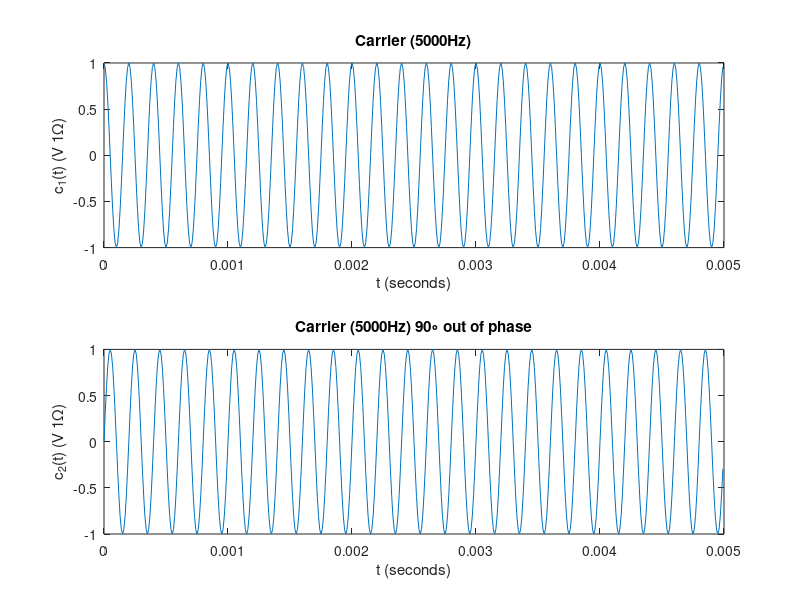
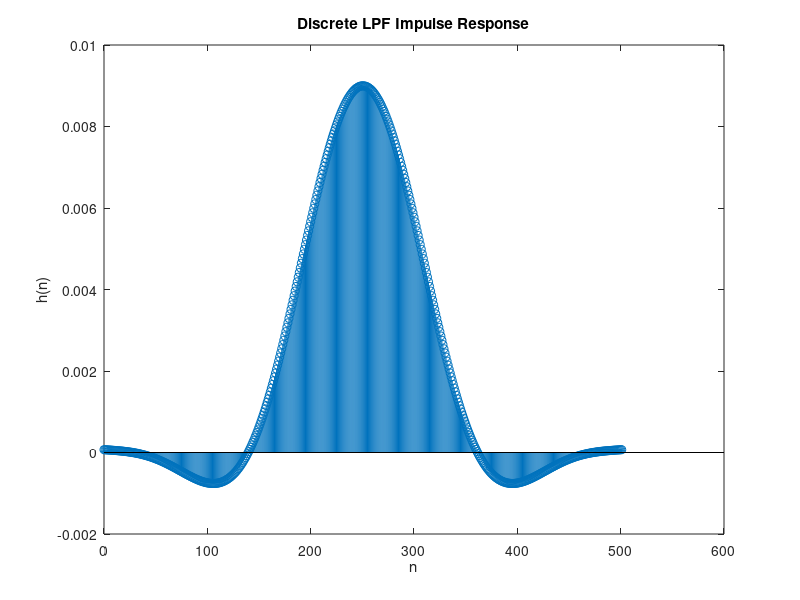
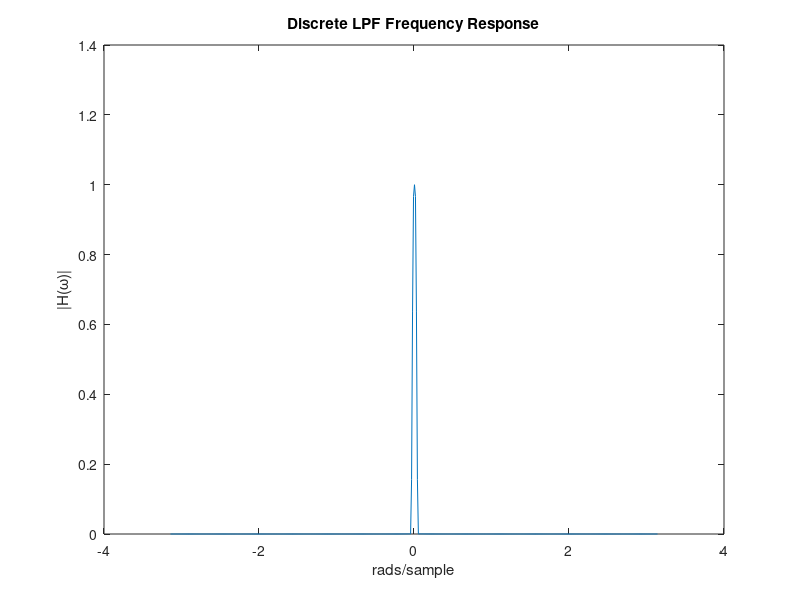
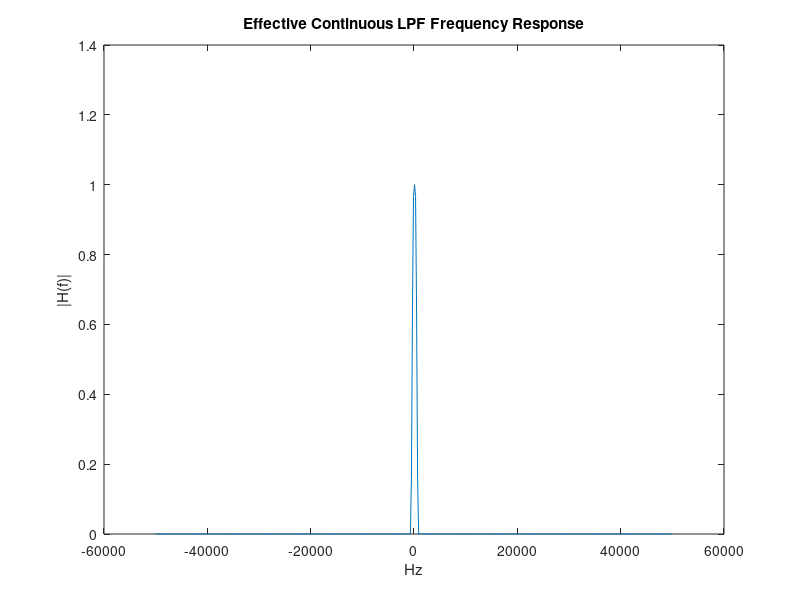

Reproduce these figures in MATLAB, in order.
%%%% Amplitude Modulation Simulation %%%%

clear 
close all
clc


%% Generate sampled 5000Hz Carrier 

% Set carrier frequency
carrier_freq = 5000;

% Set sampling frequency (must be > 2X highest frequency component in
% simulation)
sampling_frequency = 20*carrier_freq;
sampling_period = 1 / sampling_frequency;

% Set duration of simulation
num_samples = 10000;
total_time = sampling_period * num_samples;
time = linspace( 0, total_time, num_samples );

% Create carrier array
carrier = cos( 2 * pi * carrier_freq * time );

%generate other carrier - to demonstrate quadrature multiplexing
alt_carrier = sin( 2 * pi * carrier_freq * time);

% Plot carrier
figure
subplot(211);
plot( time(1:500), carrier(1:500) )
xlabel('t (seconds)')
ylabel('c_1(t) (V 1\Omega)')
title('Carrier (5000Hz)')

%plot carrier that is 90 degrees out of phase
subplot(212);
plot(time(1:500),alt_carrier(1:500));
xlabel('t (seconds)');
ylabel( 'c_2(t) (V 1\Omega)');
title('Carrier (5000Hz) 90\circ out of phase');


%% Generate LPF 

% Can also use fdatool.m
fir_length = 501;
message_freq_max = 500; % Hz
normalized_freq = message_freq_max / (sampling_frequency/2);
h = fir1( fir_length, normalized_freq );

% Plot impulse response
figure
stem( 0 : length(h)-1, h )
xlabel('n');
ylabel('h(n)');
title('Discrete LPF Impulse Response');

% Plot discrete frequency response
H = abs( fftshift( fft( h, min(length(h),1024) ) ) );
figure
plot( linspace(-pi,pi,length(H)), H )
xlabel('rads/sample');
ylabel('|H(\omega)|');
title('Discrete LPF Frequency Response');

% Plot effectice continuous frequency response
figure
plot( linspace(-sampling_frequency/2,sampling_frequency/2,length(H)), H )
xlabel('Hz');
ylabel('|H(f)|');
title('Effective Continuous LPF Frequency Response');

%% Generate message bandlimited to 500 Hz

randn('seed',20);
message = randn( 1, num_samples );
message = conv2( message, h, 'same' );

% Optional DSB-LC
% message = message + .25;  

% % Sinusoidal message
% message = cos( 2 * pi * 100 * time );
% message = message + 1.2;


% plot message
figure
plot( time, message )
xlabel('t (seconds)')
ylabel('f(t) (V 1\Omega)')
title('Bandlimited Message Signal (< 500Hz)')

figure
periodogram( message, [], 8192, sampling_frequency );
title('Power Spectral Density of Bandlimited Message ');

%% Perform AM Modulation (DSB-SC) 

modulated_carrier = message .* carrier;

% display the modulated carrier
figure
plot( time, modulated_carrier, 'b', time, message, 'r-' )
xlabel('t (seconds)')
ylabel('x(t) (V 1\Omega)');
axis tight
legend('Modulated Carrier','Original Message')
title('DSB-SC Modulation')


% display PSD of modulated carrier
figure
periodogram( modulated_carrier, [], 8192, sampling_frequency );
title('Power Spectral Density of Modulated Carrier');


%% Perform coherent demodulation 

received_and_mixed = modulated_carrier .* carrier;
demodulated_signal = conv2( received_and_mixed, 2*h, 'same' );

% display the demodulated signal and compare with message 
figure
plot( time, demodulated_signal, 'b', time, message, 'r-' )
xlabel('t (seconds)')
ylabel('z(t) (V 1\Omega)');
axis tight
legend('Demodulated Signal','Original Message')
title('Coherent Demodulation')


